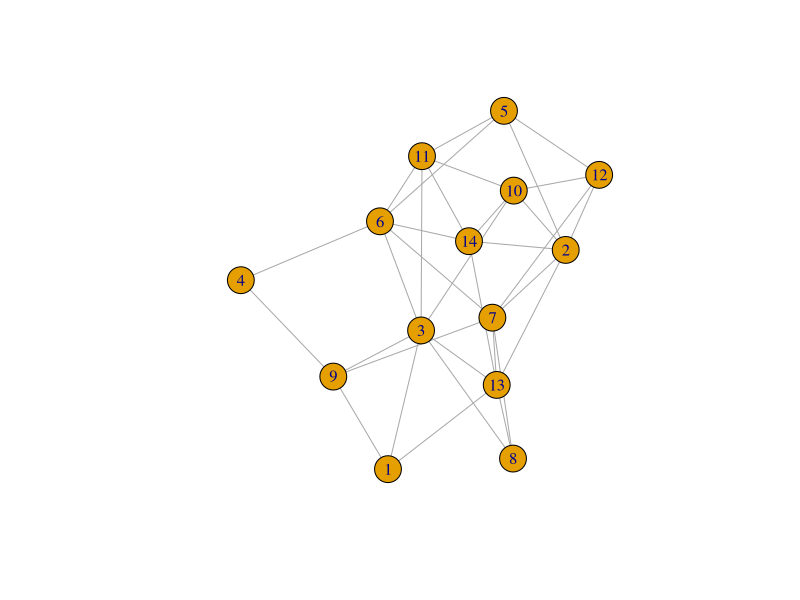

This figure's R source: (Note: this script raises an error after producing the figure.)

## Transform a group variable into a list of vertex indices
#to_vertex_ids_list <- function(var) {
#  sapply(unique(var), function(i) { (which(var==i)) })
#}


## EXAMPLES

library(igraph)

## Random graph
g <- sample_gnp(14, 0.35)
plot(g)
res <- reso(g)
res
plot_reso(g, res)

## Export Reso 0.51
write.table(as.matrix(as_adjacency_matrix(g)),
            file="out.txt", col.names=FALSE, row.names=FALSE,
            sep = " ")


## Random graph, directed, strong connectivity
g <- sample_gnp(14, 0.15, directed = TRUE)
plot(g)
res <- reso(g, type="strong")
res
plot_reso(g, res)

## Nolay graph
g2 <- read_graph(file="examples/graphs/nolay_comp1.txt", format="edgelist", directed=FALSE)
V(g2)$name <- as.character(c(30,31,77,32,110,34,90,70,103,109))
plot(g2)
res <- reso(g2)
plot_reso(g2, res)

## Gollac 1988 graph
g3 <- read_graph(file="examples/graphs/gollac_1988.txt", format="edgelist", n = 7, directed=TRUE)
V(g3)$name <- c("Inconnue", "Ouvriers", "Employés", "Interm", "Cadres", "Indep", "Agriculteurs")
plot(g3)
res <- reso(g3)
plot_reso(g3, res)
res <- reso(g3, type="strong")
plot_reso(g3, res)

## Directed graph, strong connexity
g3 <- read_graph(file="examples/graphs/directed_strong.txt", format="edgelist", directed=TRUE)
V(g3)$name <- as.character(c(13,7,1,11,12,9))
plot(g3)
res <- reso(g3, type="strong")
plot_reso(g3, res)
